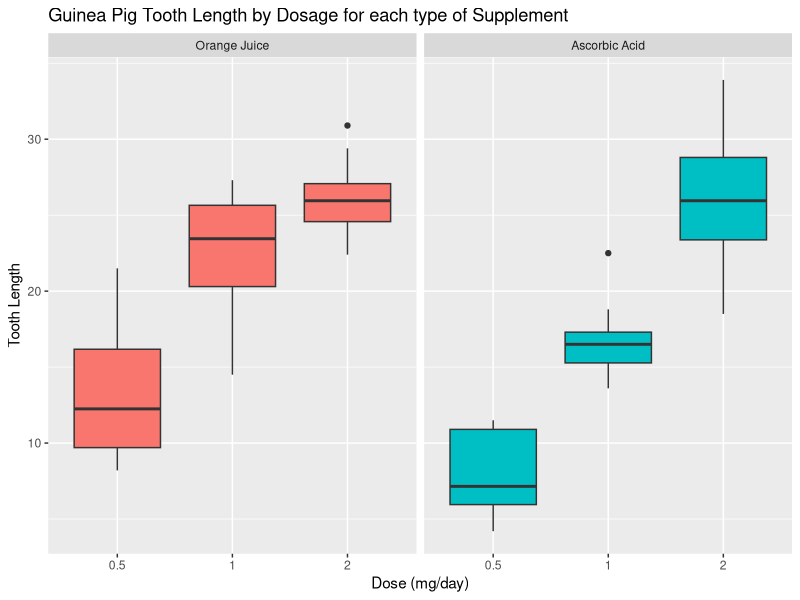

Here is the R script that generated this plot:
## ---- chunk 1
library(datasets)
data(ToothGrowth)
str(ToothGrowth)
head(ToothGrowth)
summary(ToothGrowth)

library(ggplot2)
t = ToothGrowth
levels(t$supp) <- c("Orange Juice", "Ascorbic Acid")
ggplot(t, aes(x=factor(dose), y=len)) + 
  facet_grid(.~supp) +
  geom_boxplot(aes(fill = supp), show_guide = FALSE) +
  labs(title="Guinea Pig Tooth Length by Dosage for each type of Supplement", 
    x="Dose (mg/day)",
    y="Tooth Length")
## ---- chunk 2
hypoth1<-t.test(len ~ supp, data = t)
hypoth1$conf.int
hypoth1$p.value
## ---- chunk 3
hypoth2<-t.test(len ~ supp, data = subset(t, dose == 0.5))
hypoth2$conf.int
hypoth2$p.value
## ---- chunk 4
hypoth3<-t.test(len ~ supp, data = subset(t, dose == 1))
hypoth3$conf.int
hypoth3$p.value
## ---- chunk 5
hypoth4<-t.test(len ~ supp, data = subset(t, dose == 2))
hypoth4$conf.int
hypoth4$p.value
